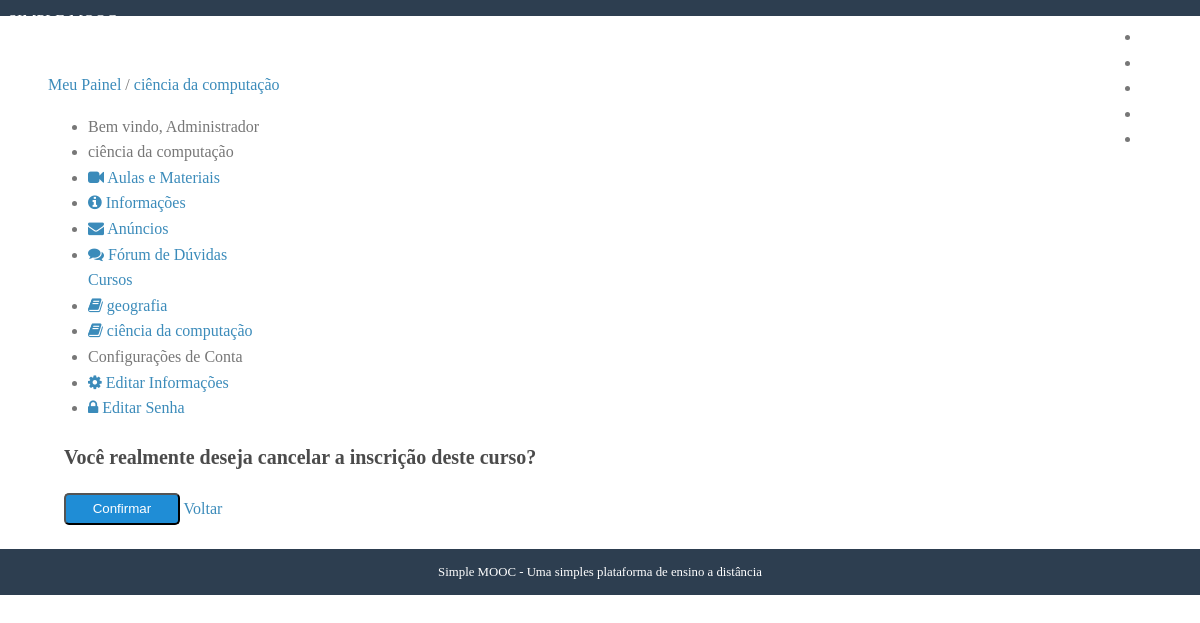
/cursos/ciencia-da-computacao/cancelar-inscricao (signed in), run on an earlier commit of the app's database.
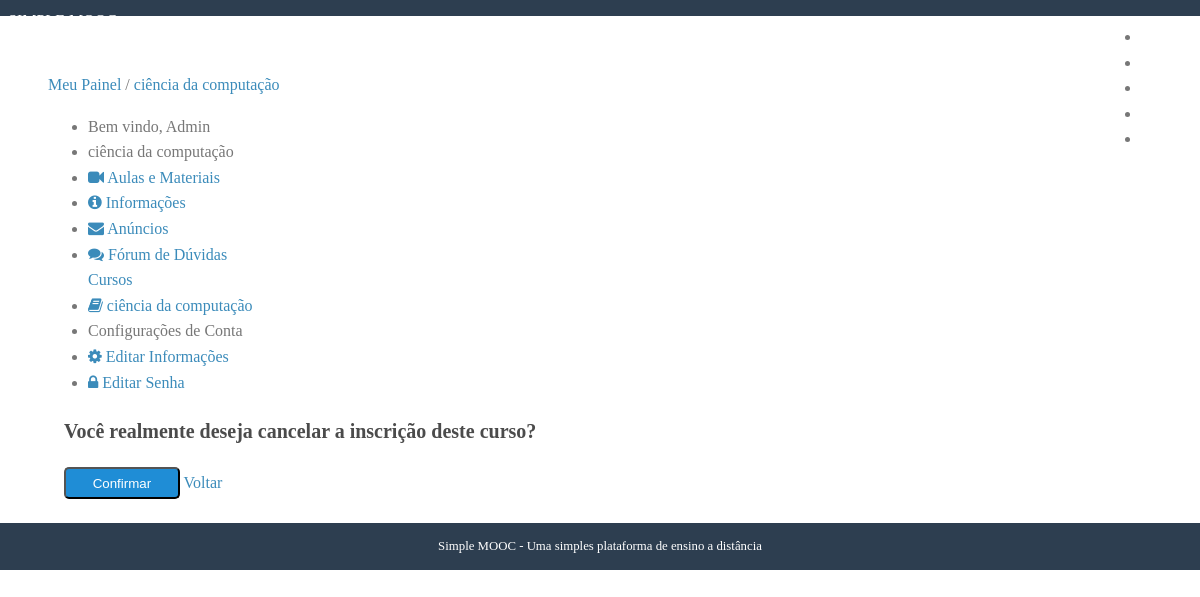
And on a later commit of the database.
### accounts/models.py (models this page shows, shortened)
class User(AbstractBaseUser, PermissionsMixin):
    username = models.CharField(
        'Nome de Usuário', max_length=30, unique=True,
        validators=[validators.RegexValidator(re.compile('^[\w.@+-]+$'),
                    'O nome do usuário só pode conter letras, digitos ou '
                    'os seguintes caracteres: @/./+/-/', 'invalid')]
    )
    email = models.EmailField('E-mail', unique=True)
    name = models.CharField('Nome', max_length=100, blank=True)
    is_active = models.BooleanField('Está ativo?', blank=True, default=True)
    is_staff = models.BooleanField('É da equipe?', blank=True, default=False)
    date_joined = models.DateTimeField('Data de entrada', auto_now_add=True)
    objects = UserManager()
    USERNAME_FIELD = 'username'
    REQUIRED_FIELDS = ['email']
    def __str__(self):
        return self.name or self.username
    class Meta:
        verbose_name = 'Usuário'
        verbose_name_plural = 'Usuários'

### simplemooc/models.py (models this page shows, shortened)
class EnrollmentModel(models.Model):
    STATUS_CHOICES = ((0, 'Pendente'),
                      (1, 'Aprovado'),
                      (2, 'Cancelado')
                      )
    user = models.ForeignKey(
        settings.AUTH_USER_MODEL, verbose_name='Usuário',
        on_delete=models.CASCADE, related_name='enrollments'
    )
    course = models.ForeignKey(
        Course, verbose_name='Curso', on_delete=models.CASCADE,
        related_name='enrollments'
    )
    status = models.IntegerField(
        'Situação', choices=STATUS_CHOICES, default=1, blank=True
    )
    created_at = models.DateTimeField('Criado em', auto_now_add=True)
    updated_at = models.DateTimeField('Atualizado em', auto_now=True)
    class Meta:
        verbose_name = 'Inscrição'
        verbose_name_plural = 'Inscrições'
        unique_together = (('user', 'course'),)

class Course (models.Model):
    name = models.CharField('Nome', max_length=100)
    slug = models.SlugField('Atalho')
    description = models.TextField('Descrição Simples', blank=True)
    about = models.TextField('Sobre o Curso', blank=True)
    start_date = models.DateField(
        'Data de Início', null=True, blank=True
    )
    image = models.ImageField(
        upload_to='courses/images', verbose_name='Imagem',
        null=True, blank=True
    )
    created_at = models.DateTimeField('Criado em', auto_now_add=True)
    updated_at = models.DateTimeField('Atualizado em', auto_now=True)
    objects = CourseManager()
    def __str__(self):
        return self.name
    class Meta:
        verbose_name ='Curso'
        verbose_name_plural = 'Cursos'
        ordering = ['name']

### courses/views.py (the view)
# urls.py: re_path(r'(?P<slug>[\w_-]+)/cancelar-inscricao$', views.undo_enrollment,
@login_required
def undo_enrollment(request, slug):
    course = get_object_or_404(Course, slug=slug)
    enroll = get_object_or_404(
        EnrollmentModel, user=request.user, course=course,
    )
    if request.method == 'POST':
        enroll.delete()
        messages.success(request, 'Sua inscrição foi cancelada com sucesso')
        return redirect('accounts:dashboard')
    template = 'courses/undo_enrollment.html'
    context = {
        'enrollment': enroll,
        'course': course
    }
    return render(request, template, context)

### courses/templatetags/courses_tags.py (called while the page is built)
@register.simple_tag
def load_my_courses(user):
    return EnrollmentModel.objects.filter(user=user)

### courses/templates/courses/undo_enrollment.html (shortened to what this page needs)
{% extends 'courses/course_dashboard.html'%}
{% block dashboard_content %}
<form action="" method = "post">
    <h3>Você realmente deseja cancelar a inscrição deste curso?</h3>
    <div class="pure-controls">
        <button type="submit" class="pure-button pure-button-primary">Confirmar
        </button>
        <a href="{% url 'courses:announcements' course.slug %}" class="pure-button
         pure-button">Voltar
        </a>
    </div>
</form>
{% endblock %}

### accounts/templates/accounts/dashboard.html (shortened to what this page needs)
{% extends 'base.html' %}
{% load courses_tags %}
{% block content %}
{% load_my_courses user as enrollments %}
<div class="pure-g-r content-ribbon">
        <div class="pure-u-1">
            <ul class="breadcrumb">
                {% block breadcrumb %}
                <a href="{% url 'accounts:dashboard' %}">Meu Painel</a>
                {% endblock %}
            </ul>
        </div>
        <div class="pure-u-1-3">
            <div class="pure-menu pure-menu-open">
                <ul>
                     <li class="pure-menu-heading">
                         Bem vindo, {{user}}
                     </li>
                    {% block menu_options %}
                    <a class="pure-menu-heading">Cursos</a>
                    {% for enrollment in enrollments %}
                    <li>
                        <a href="{% url 'courses:announcements' enrollment.course.slug %}">
                            <i class="fa fa-book"></i>
                            {{enrollment.course}}
                        </a>
                    </li>
                    {% empty %}
                    <li>Nenhum curso encontrado</li>
                    {% endfor %}
                    <li class="pure-menu-heading">Configurações de Conta</li>
                    <li>
                        <a
                            href="{% url 'accounts:edit' %}">
                           <i class="fa fa-cog"></i>
                            Editar Informações
                        </a>
                    </li>
                    <li>
                        <a href="{% url 'accounts:edit_password' %}">
                            <i class="fa fa-lock"></i>
                            Editar Senha
                        </a>
                    </li>
                      {% endblock %}
                </ul>
            </div>
        </div>
        <div class="pure-u-2-3">
            <div class="inner">
             {% block dashboard_content %}{% endblock %}
            </div>
        </div>
</div>
{% endblock %}

What changed in the data, as far as the page shows it:
removed EnrollmentModel: course "geografia"
changed User: name "Administrador" → "Admin"
